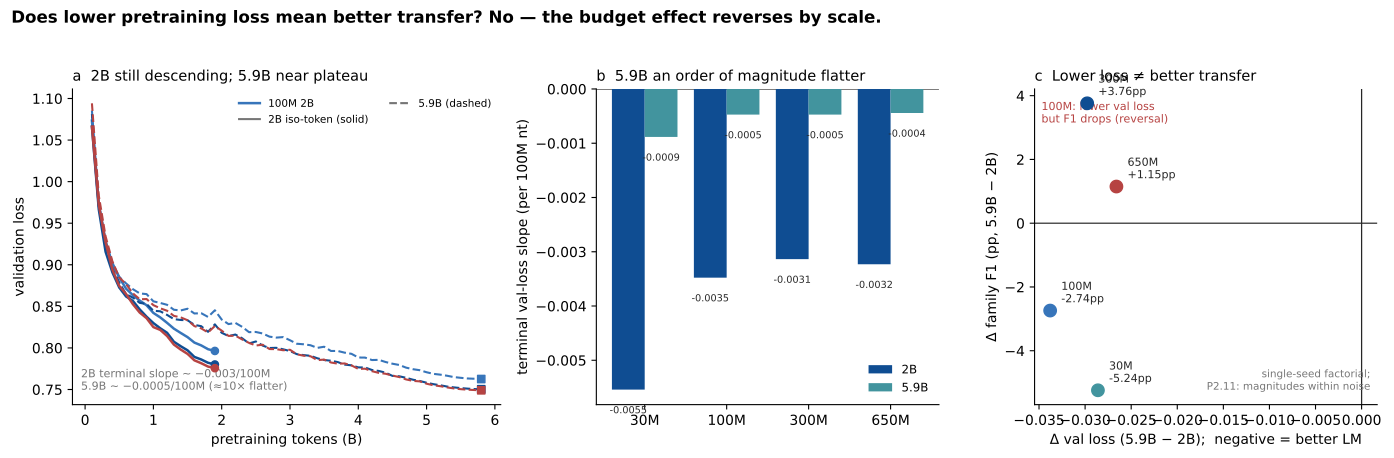

Reproduce this figure in Python.
#!/usr/bin/env /usr/bin/python3
# Fig.7 — Convergence vs transfer (Q1/Q6).
# Question: Does lower pretraining loss mean better transfer? No — the budget effect reverses by scale.
# Input SHA-256 (verified at runtime), manifests from backup runs_final2_ckpt/runs/<run>/manifest.json:
# RNA-Sc-10M_s17: c8ac0a39fcdba3bf5c20f52f0f5caa220d2a61eca732c141467464d223e9fba4
# RNA-Sc-30M_s17: 3ad9c33665376f977db84fe6304c1abb05d1272e44decba221e2ea60b06723a4
# RNA-Sc-100M_s17: 933e25d85dc372b80bcdace77ffffc613c4eeda44b6aefdd0d2e1bf841d0f746
# RNA-Sc-300M_s17: 6465fa4b74a3b34892188586841e60900100570768a6687a0825a71200e0cfb1
# RNA-Sc-650M_s17: f657ea391fab327c3ff76691ec8f1f3ea851bb54af4c55ec55dbccb4d33afbfa
# RNA-Sc-30M_s17_b59: d1a5633a9b53dcf4a62c7a91e3df97b137f5afee2cdd3faa35665e9b0e782436
# RNA-Sc-100M_s17_b59: 2ec330f4666fbcc396cfaf0dce251a7f610483abd6d97950f3d5f1c40b342dd0
# RNA-Sc-300M_s17_b59: 23577e4fe93e1b853b14a4e4741934beb6388b8267b49a980786baad69a923d9
# RNA-Sc-650M_s17_b59: 8fe906fc6f5fa621f7e194329f08b589a943c664ef6c829ced623efda3c0f957
# factorial_verdict.json: 32b9b2d5d706b0e53085c9ea5740bb35db6d2f2cdc391256fa15a1ed232f2f2c
# Caliber: val_loss every 100M nt; terminal slope = linear fit of last 4 points (per 100M nt).
#   Panel c budget deltas = single-seed factorial (P2.11 remeasure: magnitudes within noise).

import hashlib
import json
from pathlib import Path

import matplotlib.pyplot as plt
import numpy as np

ROOT = Path("/Users/liucunyu/Documents/课题idea 数据 结论/浙江大学/RNA 相关模型/RNA_LM_迁移学习机理研究")
OUT = ROOT / "figs_v6"
B = Path("/Volumes/orico-disc/A100 大量项目文件备份/03_RNA迁移学习_rna-sc")
RUNS = B / "runs_final2_ckpt" / "runs"
MANIFEST_SHA = {
    "RNA-Sc-10M_s17": "c8ac0a39fcdba3bf5c20f52f0f5caa220d2a61eca732c141467464d223e9fba4",
    "RNA-Sc-30M_s17": "3ad9c33665376f977db84fe6304c1abb05d1272e44decba221e2ea60b06723a4",
    "RNA-Sc-100M_s17": "933e25d85dc372b80bcdace77ffffc613c4eeda44b6aefdd0d2e1bf841d0f746",
    "RNA-Sc-300M_s17": "6465fa4b74a3b34892188586841e60900100570768a6687a0825a71200e0cfb1",
    "RNA-Sc-650M_s17": "f657ea391fab327c3ff76691ec8f1f3ea851bb54af4c55ec55dbccb4d33afbfa",
    "RNA-Sc-30M_s17_b59": "d1a5633a9b53dcf4a62c7a91e3df97b137f5afee2cdd3faa35665e9b0e782436",
    "RNA-Sc-100M_s17_b59": "2ec330f4666fbcc396cfaf0dce251a7f610483abd6d97950f3d5f1c40b342dd0",
    "RNA-Sc-300M_s17_b59": "23577e4fe93e1b853b14a4e4741934beb6388b8267b49a980786baad69a923d9",
    "RNA-Sc-650M_s17_b59": "8fe906fc6f5fa621f7e194329f08b589a943c664ef6c829ced623efda3c0f957",
}
FACT_SHA = "32b9b2d5d706b0e53085c9ea5740bb35db6d2f2cdc391256fa15a1ed232f2f2c"
BLUE = "#0F4D92"
BLUE2 = "#3775BA"
GREEN = "#42949E"
RED = "#B64342"
GREY = "#767676"
DARK = "#272727"
SCALE_COLOR = {"30M": "#42949E", "100M": "#3775BA", "300M": "#0F4D92", "650M": "#B64342"}
REF_FINAL = {("650M", "2B"): 0.7757, ("650M", "59B"): 0.7491,
             ("100M", "2B"): 0.7964, ("100M", "59B"): 0.7626,
             ("300M", "2B"): 0.7801, ("300M", "59B"): 0.7503}
REF_DELTA_PP = {"30M": -5.24, "100M": -2.74, "300M": 3.76, "650M": 1.15}


def load_traj(run):
    p = RUNS / run / "manifest.json"
    digest = hashlib.sha256(p.read_bytes()).hexdigest()
    if digest != MANIFEST_SHA[run]:
        raise ValueError(f"SHA-256 mismatch for {p}: {digest}")
    v = json.loads(p.read_text())["validations"]
    nt = np.array([x["nt"] for x in v], dtype=float)
    vl = np.array([x["val_loss"] for x in v], dtype=float)
    return nt, vl


def terminal_slope(nt, vl):
    x = nt[-4:] / 1e8
    y = vl[-4:]
    return float(np.polyfit(x, y, 1)[0])


def main():
    fact_path = B / "eval_evidence_logs" / "evidence" / "factorial_verdict.json"
    assert hashlib.sha256(fact_path.read_bytes()).hexdigest() == FACT_SHA
    fact = json.loads(fact_path.read_text())["table"]

    traj = {}
    slopes = {}
    finals = {}
    for run in MANIFEST_SHA:
        nt, vl = load_traj(run)
        traj[run] = (nt, vl)
        slopes[run] = terminal_slope(nt, vl)
        finals[run] = float(vl[-1])
    # 3rd verification: final val losses match contract reference
    for (scale, bud), ref in REF_FINAL.items():
        run = f"RNA-Sc-{scale}_s17" + ("_b59" if bud == "59B" else "")
        assert abs(finals[run] - ref) < 5e-5, (run, finals[run], ref)
    for scale, ref in REF_DELTA_PP.items():
        assert abs(fact[scale]["budget_delta_pp"] - ref) < 1e-9, scale

    plt.rcParams.update({"font.family": "DejaVu Sans", "font.size": 10,
                         "axes.spines.top": False, "axes.spines.right": False})
    fig, (axa, axb, axc) = plt.subplots(1, 3, figsize=(14.0, 4.4),
                                        gridspec_kw={"width_ratios": [1.25, 1.0, 1.0]})

    # panel a: val-loss trajectories, 2B solid + 5.9B dashed
    for scale in ["100M", "300M", "650M"]:
        c = SCALE_COLOR[scale]
        nt2, vl2 = traj[f"RNA-Sc-{scale}_s17"]
        nt5, vl5 = traj[f"RNA-Sc-{scale}_s17_b59"]
        axa.plot(nt2 / 1e9, vl2, "-", color=c, lw=1.8, label=f"{scale} 2B" if scale == "100M" else None)
        axa.plot(nt5 / 1e9, vl5, "--", color=c, lw=1.5)
        axa.scatter([nt2[-1] / 1e9], [vl2[-1]], color=c, s=28, zorder=5)
        axa.scatter([nt5[-1] / 1e9], [vl5[-1]], color=c, s=28, marker="s", zorder=5)
    axa.plot([], [], "-", color=GREY, label="2B iso-token (solid)")
    axa.plot([], [], "--", color=GREY, label="5.9B (dashed)")
    axa.set_xlabel("pretraining tokens (B)")
    axa.set_ylabel("validation loss")
    axa.set_title("a  2B still descending; 5.9B near plateau", loc="left", fontsize=10.5)
    axa.legend(frameon=False, fontsize=7.5, loc="upper right", ncol=2)
    axa.text(0.02, 0.04, "2B terminal slope ~ −0.003/100M\n5.9B ~ −0.0005/100M (≈10× flatter)",
             transform=axa.transAxes, fontsize=8, color=GREY, va="bottom")

    # panel b: terminal slope bars 2B vs 5.9B
    scales_b = ["30M", "100M", "300M", "650M"]
    x = np.arange(len(scales_b))
    s2 = [slopes[f"RNA-Sc-{s}_s17"] for s in scales_b]
    s5 = [slopes[f"RNA-Sc-{s}_s17_b59"] for s in scales_b]
    axb.bar(x - 0.2, s2, 0.4, color=BLUE, label="2B", zorder=3)
    axb.bar(x + 0.2, s5, 0.4, color=GREEN, label="5.9B", zorder=3)
    axb.axhline(0, color=DARK, lw=0.9)
    axb.set_xticks(x)
    axb.set_xticklabels(scales_b)
    axb.set_ylabel("terminal val-loss slope (per 100M nt)")
    axb.set_title("b  5.9B an order of magnitude flatter", loc="left", fontsize=10.5)
    axb.legend(frameon=False, fontsize=8.5)
    for xi, v in zip(x - 0.2, s2):
        axb.text(xi, v - 0.0003, f"{v:.4f}", ha="center", va="top", fontsize=7, color=DARK)
    for xi, v in zip(x + 0.2, s5):
        axb.text(xi, v - 0.0003, f"{v:.4f}", ha="center", va="top", fontsize=7, color=DARK)

    # panel c: delta val loss vs delta family F1 (single-seed factorial)
    for scale in scales_b:
        dv = finals[f"RNA-Sc-{scale}_s17_b59"] - finals[f"RNA-Sc-{scale}_s17"]
        df = fact[scale]["budget_delta_pp"]
        c = SCALE_COLOR[scale]
        axc.scatter([dv], [df], color=c, s=80, zorder=5)
        axc.annotate(f"{scale}\n{df:+.2f}pp", (dv, df), textcoords="offset points",
                     xytext=(8, 6), fontsize=8, color=DARK)
    axc.axhline(0, color=DARK, lw=0.9)
    axc.axvline(0, color=DARK, lw=0.9)
    axc.set_xlabel("Δ val loss (5.9B − 2B);  negative = better LM")
    axc.set_ylabel("Δ family F1 (pp, 5.9B − 2B)")
    axc.set_title("c  Lower loss ≠ better transfer", loc="left", fontsize=10.5)
    axc.text(0.02, 0.96, "100M: lower val loss\nbut F1 drops (reversal)", transform=axc.transAxes,
             fontsize=8, color=RED, va="top")
    axc.text(0.98, 0.04, "single-seed factorial;\nP2.11: magnitudes within noise", transform=axc.transAxes,
             fontsize=7.5, color=GREY, ha="right", va="bottom")

    fig.suptitle("Does lower pretraining loss mean better transfer? No — the budget effect reverses by scale.",
                 fontsize=12, fontweight="bold", x=0.01, ha="left", y=1.03)
    fig.tight_layout()
    fig.savefig(OUT / "fig7_convergence_vs_transfer.png", dpi=300, bbox_inches="tight")
    fig.savefig(OUT / "fig7_convergence_vs_transfer.pdf", bbox_inches="tight")
    plt.close(fig)
    print("FIG7_OK")
    print(json.dumps({"slopes_per100M": slopes, "final_val": finals,
                      "delta_pp": REF_DELTA_PP}, indent=2))


if __name__ == "__main__":
    main()
